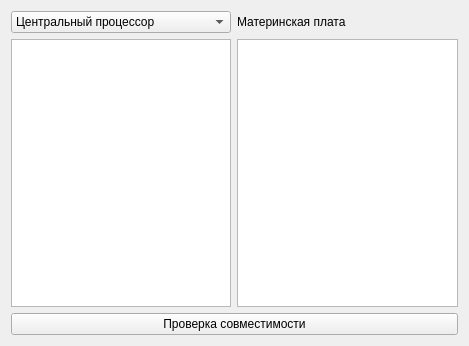
<?xml version="1.0" encoding="UTF-8"?>
<ui version="4.0">
 <class>Form</class>
 <widget class="QWidget" name="Form">
  <property name="geometry">
   <rect>
    <x>0</x>
    <y>0</y>
    <width>469</width>
    <height>346</height>
   </rect>
  </property>
  <property name="windowTitle">
   <string>Form</string>
  </property>
  <layout class="QGridLayout" name="gridLayout">
   <item row="0" column="0">
    <widget class="QComboBox" name="componentBox">
     <item>
      <property name="text">
       <string>Центральный процессор</string>
      </property>
     </item>
     <item>
      <property name="text">
       <string>Видеокарта</string>
      </property>
     </item>
     <item>
      <property name="text">
       <string>Оперативная память</string>
      </property>
     </item>
     <item>
      <property name="text">
       <string>Кулер</string>
      </property>
     </item>
    </widget>
   </item>
   <item row="0" column="1">
    <widget class="QLabel" name="text_label">
     <property name="text">
      <string>Материнская плата</string>
     </property>
    </widget>
   </item>
   <item row="1" column="0">
    <widget class="QTableWidget" name="componentTable"/>
   </item>
   <item row="1" column="1">
    <widget class="QTableWidget" name="mbTable"/>
   </item>
   <item row="2" column="0" colspan="2">
    <widget class="QPushButton" name="pushButton">
     <property name="text">
      <string>Проверка совместимости</string>
     </property>
    </widget>
   </item>
  </layout>
 </widget>
 <resources/>
 <connections/>
</ui>
